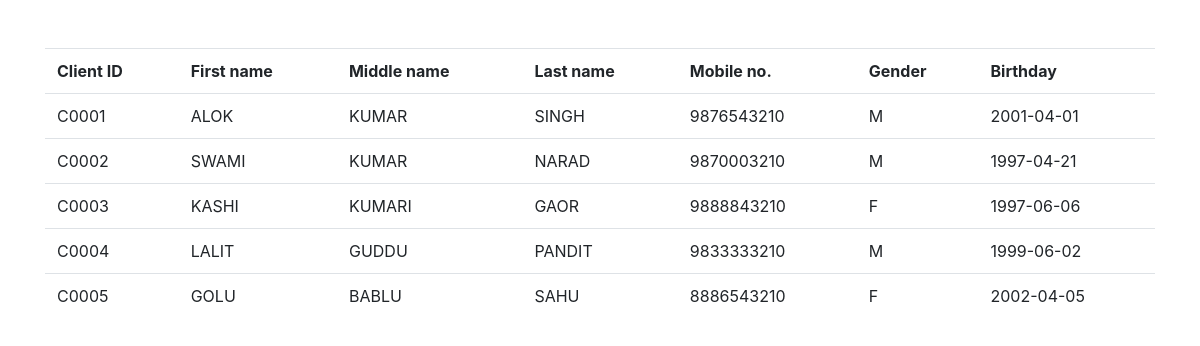
Page /view_client.php on the committed database.
### tables this page shows
CREATE TABLE `CLIENT`(
CID VARCHAR(5) PRIMARY KEY,
FNAME VARCHAR(50) NOT NULL,
MNAME VARCHAR(50) NOT NULL,
LNAME VARCHAR(50) NOT NULL,
PHONE VARCHAR(10) NOT NULL,
GENDER VARCHAR(1) NOT NULL,
BDAY DATE NOT NULL,
PASSWORD VARCHAR(50) NOT NULL
);

### view_client.php (the view, shortened to what this page needs)
<?php
include_once("includes/dbh.inc.php");
?>
<head>
    <link rel="stylesheet" href="style.css">
    <link rel="stylesheet" href="https://maxcdn.bootstrapcdn.com/bootstrap/4.0.0/css/bootstrap.min.css">
  </head>
<div class="container">
 <br><br>
    <table class="table">
        <tr>
            <th>Client ID</th>
            <th>First name</th>
            <th>Middle name</th>
            <th>Last name</th>
            <th>Mobile no.</th>
            <th>Gender</th>
            <th>Birthday</th>
        </tr>
        <?php
        $query = "SELECT * FROM client";
        $query_run=mysqli_query($conn,$query);
        while($data = mysqli_fetch_array($query_run)){
            ?>
            <tr>
                <td><?php echo $data['CID']?>   </td>
                <td><?php echo $data['FNAME'] ?>   </td>
                <td><?php echo $data['MNAME'] ?>   </td>
                <td><?php echo $data['LNAME'] ?>   </td>
                <td><?php echo $data['PHONE']?>  </td>
                <td><?php echo $data['GENDER']?> </td>
                <td><?php echo $data['BDAY'] ?>   </td>
            </tr>
            <?php
        }
        ?>
    </table>
</div>

### style.css (style rules this page uses)
* { margin:0; padding:0; box-sizing: border-box; }

### rows in the picture
client: CID "C0001", FNAME "ALOK", MNAME "KUMAR", LNAME "SINGH", PHONE "9876543210", GENDER "M", BDAY "2001-04-01"
client: CID "C0002", FNAME "SWAMI", MNAME "KUMAR", LNAME "NARAD", PHONE "9870003210", GENDER "M", BDAY "1997-04-21"
client: CID "C0003", FNAME "KASHI", MNAME "KUMARI", LNAME "GAOR", PHONE "9888843210", GENDER "F", BDAY "1997-06-06"
client: CID "C0004", FNAME "LALIT", MNAME "GUDDU", LNAME "PANDIT", PHONE "9833333210", GENDER "M", BDAY "1999-06-02"
client: CID "C0005", FNAME "GOLU", MNAME "BABLU", LNAME "SAHU", PHONE "8886543210", GENDER "F", BDAY "2002-04-05"
